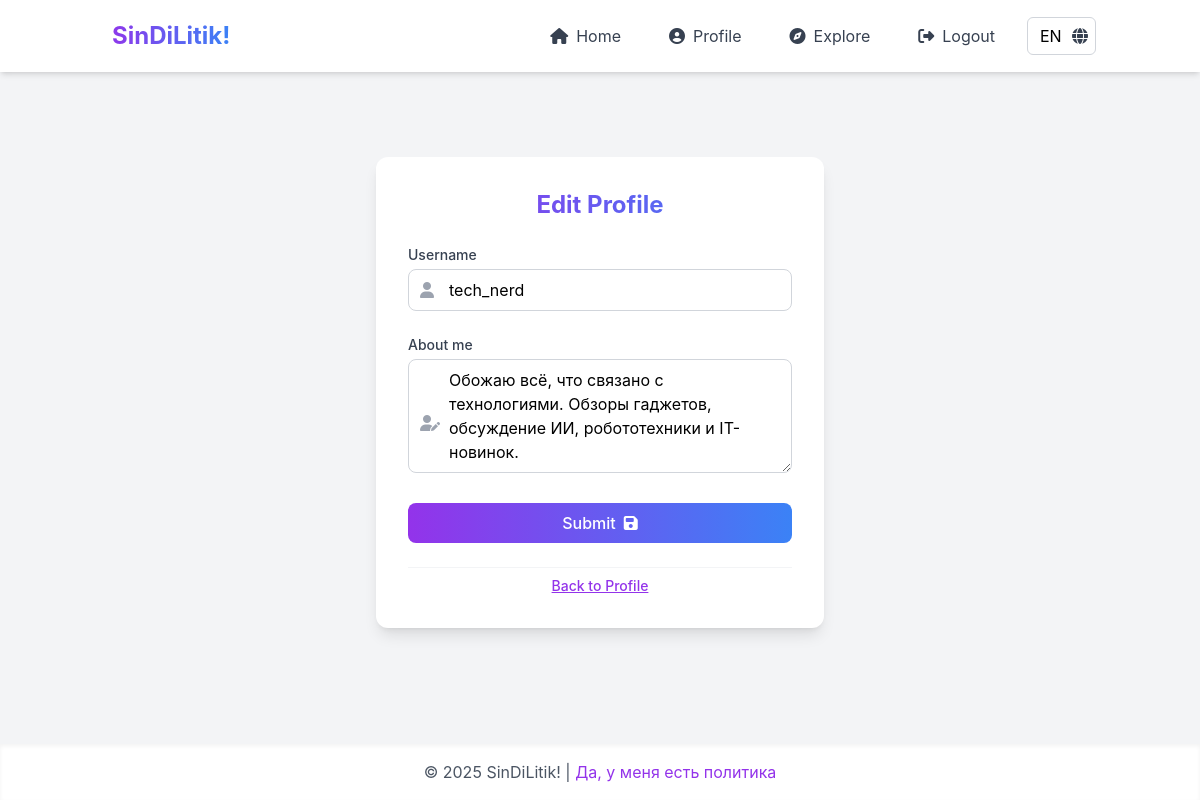
Page /edit_profile (signed in) on the committed database.
### app/models.py (models this page shows, shortened)
class PaginatedAPIMixin(object):
    @staticmethod
    def to_collection_dict(query, page, per_page, endpoint, **kwargs):
        resources = db.paginate(query, page=page, per_page=per_page,
                                error_out=False)
        data = {
            'items': [item.to_dict() for item in resources.items],
            '_meta': {
                'page': page,
                'per_page': per_page,
                'total_pages': resources.pages,
                'total_items': resources.total
            },
            '_links': {
                'self': url_for(endpoint, page=page, per_page=per_page,
                                **kwargs),
                'next': url_for(endpoint, page=page + 1, per_page=per_page,
                                **kwargs) if resources.has_next else None,
                'prev': url_for(endpoint, page=page - 1, per_page=per_page,
                                **kwargs) if resources.has_prev else None
            }
        }
        return data

class User(PaginatedAPIMixin, UserMixin, db.Model):
    tablename = 'users'
    id: so.Mapped[int] = so.mapped_column(primary_key=True)
    username: so.Mapped[str] = so.mapped_column(sa.String(64), index=True, unique=True)
    email: so.Mapped[str] = so.mapped_column(sa.String(60), index=True, unique=True)
    password_hash: so.Mapped[Optional[str]] = so.mapped_column(sa.String(256))
    posts: so.WriteOnlyMapped['Post'] = so.relationship(back_populates='author')
    about_me: so.Mapped[Optional[str]] = so.mapped_column(sa.String(140))
    last_seen: so.Mapped[Optional[datetime]] = so.mapped_column(default=lambda: datetime.now(timezone.utc))
    token: so.Mapped[Optional[str]] = so.mapped_column(sa.String(32), index=True, unique=True)
    token_expiration: so.Mapped[Optional[datetime]]
    following: so.WriteOnlyMapped['User'] = so.relationship(
        secondary=followers,
        primaryjoin=(followers.c.follower_id == id),
        secondaryjoin=(followers.c.followed_id == id),
        back_populates='followers'
    )
    followers: so.WriteOnlyMapped['User'] = so.relationship(
        secondary=followers,
        primaryjoin=(followers.c.followed_id == id),
        secondaryjoin=(followers.c.follower_id == id),
        back_populates='following'
    )

### app/routes.py (the view)
@app.route('/edit_profile', methods=['GET', 'POST'])
@login_required
def edit_profile():
    form = EditProfileForm(current_user.username)
    if form.validate_on_submit():
        current_user.username = form.username.data
        current_user.about_me = form.about_me.data
        db.session.commit()
        flash(_('Your changes have been saved.'))
        return redirect(url_for('edit_profile'))
    elif request.method == 'GET':
        form.username.data = current_user.username
        form.about_me.data = current_user.about_me
    return render_template('edit_profile.html', title='Edit Profile', form=form)

### app/forms.py (shortened to what this page needs)
class EditProfileForm(FlaskForm):
    username = StringField(_l('Username'), validators=[DataRequired()])
    about_me = TextAreaField(_l('About me'), validators=[Length(min=0, max=140)])
    submit = SubmitField(_l('Submit'))
    def __init__(self, original_username, *args, **kwargs):
        super().__init__(*args, **kwargs)
        self.original_username = original_username

### app/__init__.py (called while the page is built)
def get_locale():
    if 'language' in session:
        return session['language']
    return request.accept_languages.best_match(app.config['LANGUAGES'])

@app.context_processor
def inject_view_args():
    return {
        'view_args': request.view_args if request else {}
    }

### app/models.py (called while the page is built)
@login.user_loader
def load_user(id):
    return db.session.get(User, int(id))

### app/routes.py (called while the page is built)
@app.context_processor
def inject_timezone():
    return dict(timezone=timezone, datetime=datetime)

@app.before_request
def before_request():
    if current_user.is_authenticated:
        current_user.last_seen = datetime.now(timezone.utc)
        db.session.commit()
        g.locale = str(get_locale())

@app.context_processor
def inject_lang():
    return {
        'current_lang': session.get('language', 'en')
    }

### app/templates/edit_profile.html (shortened to what this page needs)
{% extends "base.html" %}
{% block content %}
    <div class="flex justify-center items-center min-h-[calc(100vh-16rem)]">
        <div class="w-full max-w-md bg-white rounded-xl shadow-lg p-8 space-y-6 transition-all duration-300 hover:shadow-xl">
            <h1 class="text-2xl font-bold text-center text-transparent bg-clip-text bg-gradient-to-r from-purple-600 to-blue-500">
            </h1>
            <form action="" method="post" class="space-y-6">
                <div class="space-y-1">
                    {{ form.username.label(class="block text-sm font-medium text-gray-700") }}
                    <div class="relative">
                        <div class="absolute inset-y-0 left-0 pl-3 flex items-center pointer-events-none text-gray-400">
                        </div>
                        {{ form.username(class="w-full pl-10 px-4 py-2 rounded-lg border border-gray-300 focus:ring-2 focus:ring-purple-300 focus:border-purple-500 transition-shadow outline-none") }}
                    </div>
                </div>
                <div class="space-y-1">
                    {{ form.about_me.label(class="block text-sm font-medium text-gray-700") }}
                    <div class="relative">
                        <div class="absolute inset-y-0 left-0 pl-3 pt-2 flex items-center pointer-events-none text-gray-400">
                        </div>
                        {{ form.about_me(class="w-full pl-10 px-4 py-2 rounded-lg border border-gray-300 focus:ring-2 focus:ring-purple-300 focus:border-purple-500 transition-shadow outline-none", rows=4) }}
                    </div>
                </div>
                <div class="text-center">
                    <button type="submit"
                            class="relative w-full inline-flex items-center justify-center px-4 py-2 rounded-lg text-white font-medium overflow-hidden group">
                        <span class="absolute inset-0 bg-gradient-to-r from-purple-600 to-blue-500 animate-pulse"></span>
                        <span class="relative z-10 flex items-center">
                            {{ form.submit.label.text }}
                            <i class="fas fa-save ml-2"></i>
                        </span>
                    </button>
                </div>
            </form>
            <div class="text-center text-sm text-gray-500 pt-2 border-t border-gray-100">
                <a href="{{ url_for('user', username=current_user.username) }}"
                   class="text-purple-600 hover:text-purple-800 font-medium transition underline">
                    {{ _('Back to Profile') }}
                </a>
            </div>
        </div>
    </div>
{% endblock %}

### app/templates/base.html (style rules this page uses)
body { font-family: 'Inter', sans-serif; }

### rows in the picture
User: username "tech_nerd", about_me "Обожаю всё, что связано с технологиями. Обзоры гаджетов, обсуждение ИИ, робототехники и IT-новинок."

### other values in the picture
{{ moment().format('YYYY') }} "2025"
form field value "EN"
